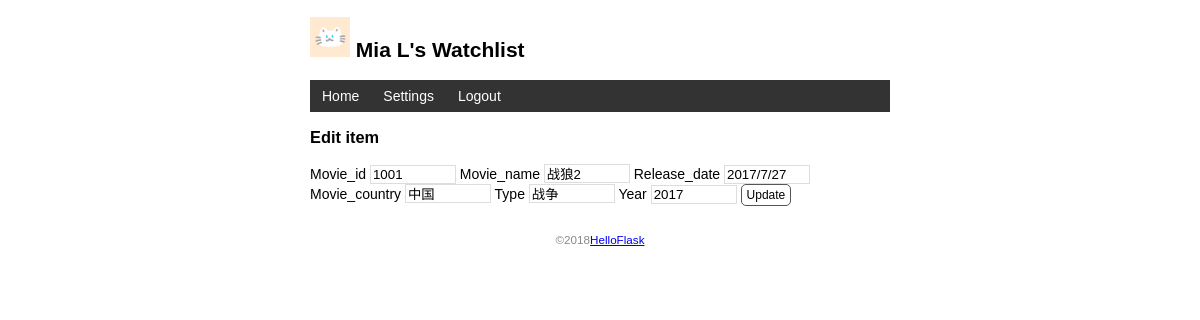
The app's page /movies_info/m_edit/1001 (signed in), older data.
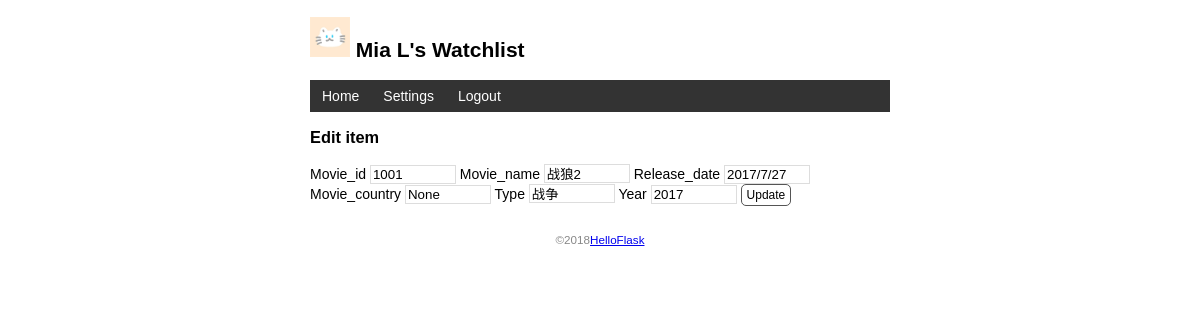
The same page, newer data.
### app.py (models this page shows)
class Movie_info(db.Model):
    movie_id=db.Column(db.String(4),primary_key=True)
    movie_name=db.Column(db.String(60))
    release_date=db.Column(db.String(12))
    movie_country=db.Column(db.String(10))
    type=db.Column(db.String(10))
    year=db.Column(db.String(10))

### app.py (the view, shortened to what this page needs)
@app.route('/movies_info/m_edit/<int:movie_id>',methods=['GET','POST'])
@login_required
def m_edit(movie_id):
    movies_info = Movie_info.query.get_or_404(movie_id)
    return render_template('m_edit.html',movies_info=movies_info)

### app.py (called while the page is built)
@login_manager.user_loader
def load_user(user_id):
    user=User.query.get(int(user_id))
    return user

@app.context_processor
def inject_user():
    user=User.query.first()
    return dict(user=user)

### templates/m_edit.html
{% extends 'base.html' %}
{% block content %}
<h3>Edit item</h3>
<form method="post">
    Movie_id <input type="text" name="movie_id" autocomplete="off" required value="{{ movies_info.movie_id }}">
    Movie_name <input type="text" name="movie_name" autocomplete="off" required value="{{ movies_info.movie_name }}">
    Release_date <input type="text" name="release_date" autocomplete="off" required value="{{ movies_info.release_date }}">
    Movie_country <input type="text" name="release_date" autocomplete="off" required value="{{ movies_info.movie_country }}">
    Type <input type="text" name="type" autocomplete="off" required value="{{ movies_info.type }}">
    Year <input type="text" name="year" autocomplete="off" required value="{{ movies_info.year }}">
    <input class="btn" type="submit" name="submit" value="Update">
</form>
{% endblock %}

Row changes from the older to the newer data that the page shows:
changed Movie_info "战狼2": release_date "中国" → "None"
